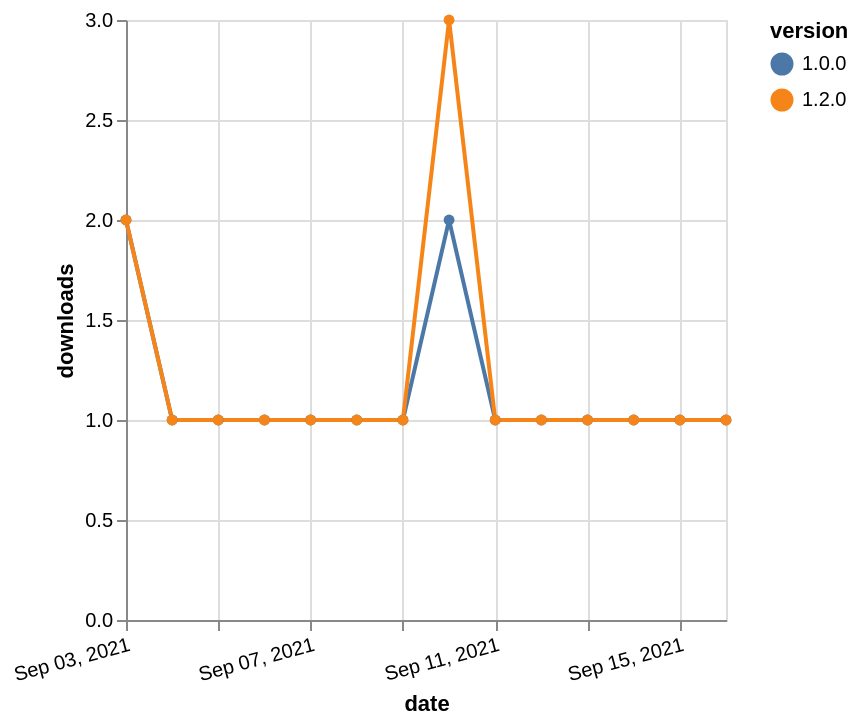

This figure's Vega-Lite source:
### Vega-Lite specification from a JSON file in a GitHub repository (floating-point values rounded to 4 significant figures)
{"$schema": "https://vega.github.io/schema/vega-lite/v5.json", "description": "A simple bar chart with embedded data.", "data": {"values": [{"date": "2021-09-03", "total": 160, "delta": 2, "version": "1.0.0"}, {"date": "2021-09-04", "total": 161, "delta": 1, "version": "1.0.0"}, {"date": "2021-09-05", "total": 162, "delta": 1, "version": "1.0.0"}, {"date": "2021-09-06", "total": 163, "delta": 1, "version": "1.0.0"}, {"date": "2021-09-07", "total": 164, "delta": 1, "version": "1.0.0"}, {"date": "2021-09-08", "total": 165, "delta": 1, "version": "1.0.0"}, {"date": "2021-09-09", "total": 166, "delta": 1, "version": "1.0.0"}, {"date": "2021-09-10", "total": 168, "delta": 2, "version": "1.0.0"}, {"date": "2021-09-11", "total": 169, "delta": 1, "version": "1.0.0"}, {"date": "2021-09-12", "total": 170, "delta": 1, "version": "1.0.0"}, {"date": "2021-09-13", "total": 171, "delta": 1, "version": "1.0.0"}, {"date": "2021-09-14", "total": 172, "delta": 1, "version": "1.0.0"}, {"date": "2021-09-15", "total": 173, "delta": 1, "version": "1.0.0"}, {"date": "2021-09-16", "total": 174, "delta": 1, "version": "1.0.0"}, {"date": "2021-09-03", "total": 113, "delta": 2, "version": "1.2.0"}, {"date": "2021-09-04", "total": 114, "delta": 1, "version": "1.2.0"}, {"date": "2021-09-05", "total": 115, "delta": 1, "version": "1.2.0"}, {"date": "2021-09-06", "total": 116, "delta": 1, "version": "1.2.0"}, {"date": "2021-09-07", "total": 117, "delta": 1, "version": "1.2.0"}, {"date": "2021-09-08", "total": 118, "delta": 1, "version": "1.2.0"}, {"date": "2021-09-09", "total": 119, "delta": 1, "version": "1.2.0"}, {"date": "2021-09-10", "total": 122, "delta": 3, "version": "1.2.0"}, {"date": "2021-09-11", "total": 123, "delta": 1, "version": "1.2.0"}, {"date": "2021-09-12", "total": 124, "delta": 1, "version": "1.2.0"}, {"date": "2021-09-13", "total": 125, "delta": 1, "version": "1.2.0"}, {"date": "2021-09-14", "total": 126, "delta": 1, "version": "1.2.0"}, {"date": "2021-09-15", "total": 127, "delta": 1, "version": "1.2.0"}, {"date": "2021-09-16", "total": 128, "delta": 1, "version": "1.2.0"}]}, "width": "container", "mark": {"type": "line", "point": {"filled": true}}, "encoding": {"x": {"field": "date", "type": "temporal", "timeUnit": "yearmonthdate", "title": "date", "axis": {"labelAngle": -15}}, "y": {"field": "delta", "type": "quantitative", "title": "downloads"}, "color": {"field": "version", "type": "nominal"}, "tooltip": {"field": "delta"}}}
